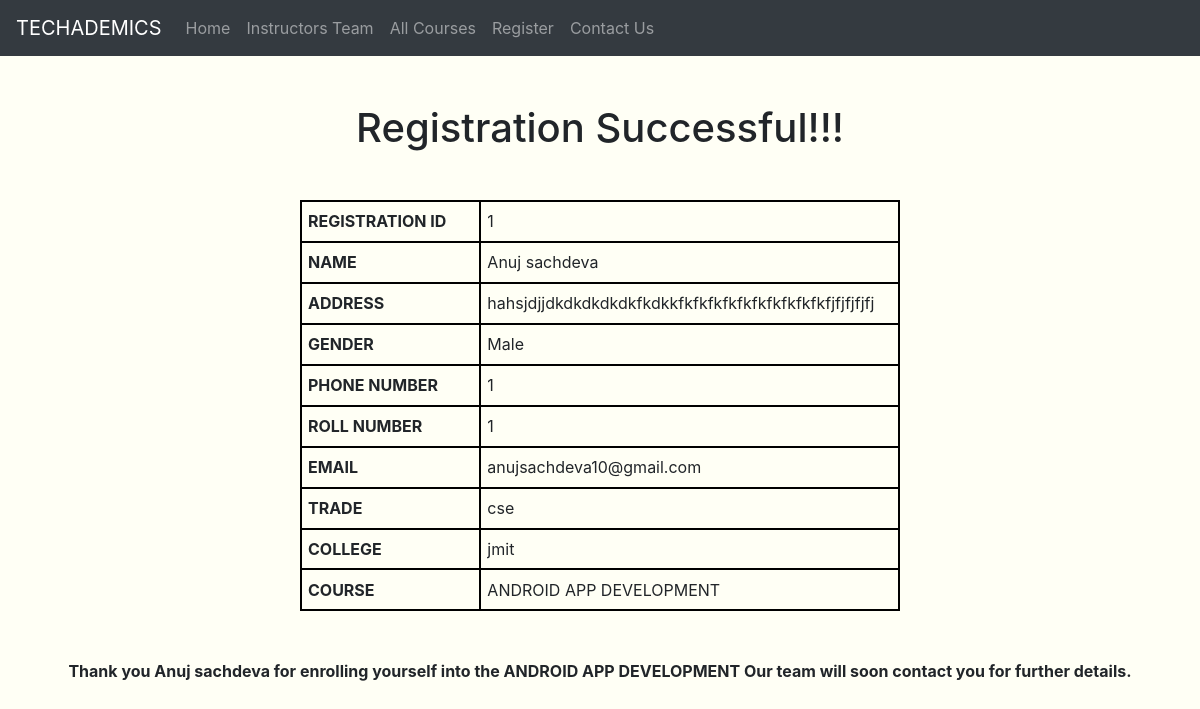
The page /register/confirm/1 on the database its author committed.
### myapp/models.py (models this page shows, shortened)
class UserRegistration(models.Model):
    firstname = models.CharField(max_length=20)
    lastname = models.CharField(max_length=20)
    address = models.TextField()
    gender = models.CharField(max_length=20)
    phone_number = models.PositiveIntegerField()
    email = models.EmailField()
    roll_number = models.PositiveIntegerField()
    trade = models.CharField(max_length=30)
    college = models.CharField(max_length=40)
    course = models.CharField(max_length=20)

### myapp/views.py (the view)
# urls.py: path('register/confirm/<int:pk>', views.registration_successful.as_view(), name='registration_successful'),
class registration_successful(DetailView):
    template_name = 'myapp/successful_registration.html'
    model = UserRegistration
    context_object_name = 'user'

### myapp/templates/myapp/successful_registration.html (shortened to what this page needs)
<!DOCTYPE html>
<html>
    <head>
        <link rel="stylesheet" href="https://stackpath.bootstrapcdn.com/bootstrap/4.5.0/css/bootstrap.min.css">
        <link rel="stylesheet" href="https://cdnjs.cloudflare.com/ajax/libs/font-awesome/4.7.0/css/font-awesome.min.css">
    </head>
    <body>
    <nav class="navbar sticky-top navbar-expand-lg navbar-dark bg-dark">
        <a class="navbar-brand" href="team.html">TECHADEMICS</a>
        <div class="collapse navbar-collapse" id="navbarNavDropdown">
          <ul class="navbar-nav">
            <li class="nav-item">
              <a class="nav-link" href="{% url 'index' %}">Home <span class="sr-only">(current)</span></a>
            </li>
            <li class="nav-item">
              <a class="nav-link" href="{% url 'team' %}">Instructors Team</a>
            </li>
            <li class="nav-item">
              <a class="nav-link" href="{% url 'courses' %}">All Courses</a>
            </li>
            <li class="nav-item">
              <a class="nav-link" href="{% url 'register' %}">Register</a>
            </li>
            <li class="nav-item">
                <a class="nav-link" href="{% url 'contact' %}">Contact Us</a>
            </li>
          </ul>
        </div>
    </nav>
        <div class="styling-view">
        <h1 class="heading-styling">Registration Successful!!!</h1>
        <table class="table-styling">
            <tr>
                <td class="field-name table-data">REGISTRATION ID</td>
                <td class="table-data">{{user.pk}}</td>
            </tr>
            <tr>
                <td class="field-name table-data">NAME</td>
                <td class="table-data">{{user.firstname}} {{user.lastname}}</td>
            </tr>
                <td class="field-name table-data">ADDRESS</td>
                <td class="table-data">{{user.address}}</td>
            <tr>
                <td class="field-name table-data">GENDER</td>
                <td class="table-data">{{user.gender}}</td>
            </tr>
            <tr>
                <td class="field-name table-data">PHONE NUMBER</td>
                <td class="table-data">{{user.phone_number}}</td>
            </tr>
            <tr>
                <td class="field-name table-data">ROLL NUMBER</td>
                <td class="table-data">{{user.roll_number}}</td>
            </tr>
            <tr>
                <td class="field-name table-data">EMAIL</td>
                <td class="table-data">{{user.email}}</td>
            </tr>
            <tr>
                <td class="field-name table-data">TRADE</td>
                <td class="table-data">{{user.trade}}</td>
            </tr>
            <tr>
                <td class="field-name table-data">COLLEGE</td>
                <td class="table-data">{{user.college}}</td>
            </tr>
            <tr>
                <td class="field-name table-data">COURSE</td>
                <td class="table-data">{{user.course}}</td>
            </tr>
        </table>
        <p class="last-message-styling"> Thank you {{user.firstname}} {{user.lastname}} for enrolling yourself into the
            {{user.course}} Our team will soon contact you for further details.</p>
    </div>
    </body>
</html>

### myapp/templates/myapp/successful_registration.html (style rules this page uses)
body { background-color: #fffff5; }
.heading-styling { margin: 2% 0% 2% 0%; padding-top: 2%; text-align: center; }
.table-styling { width: 50%; margin: auto; margin-top: 4%; }
.field-name { width: 30%; font-weight: bold; }
.table-data { padding: 1.25% 1% 1.25% 1%; }
table, td { border: 2px solid black; }
.last-message-styling { font-weight: bold; text-align: center; padding: 4% 2% 3% 2%; font-size: 16px; }

### rows shown on the page
UserRegistration: pk "1", firstname "Anuj", lastname "sachdeva", address "hahsjdjjdkdkdkdkdkfkdkkfkfkfkfkfkfkfkfkfkfkfjfjfjfjfj", gender "Male", phone_number "1", roll_number "1", email "anujsachdeva10@gmail.com", trade "cse", college "jmit", course "ANDROID APP DEVELOPMENT"
